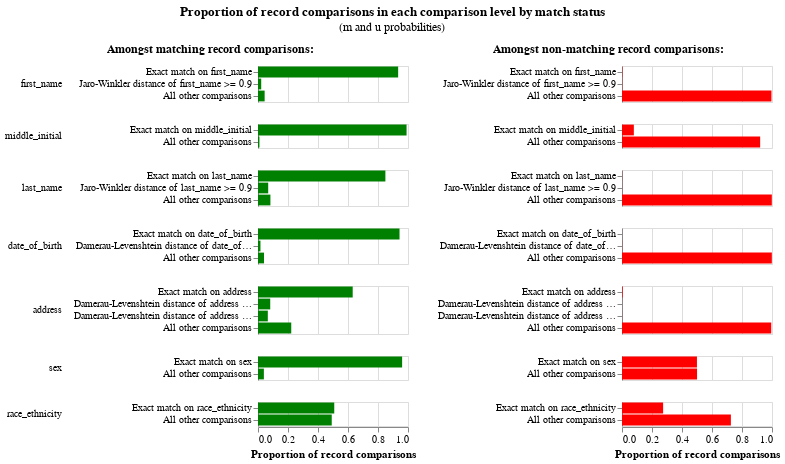

The cell this chart's notebook holds for it:
### Markdown cell above
As well as the match weights, which give us an idea of the overall effect of each comparison level, we can also look at the individual `u` and `m` parameter estimates, which tells us about the prevalence of coincidences and mistakes (for further details/explanation about this see [this article](https://www.robinlinacre.com/maths_of_fellegi_sunter/)). We might want to revise aspects of our model based on the information we ascertain here.

Note however that some of these values are very small, which is why the match weight chart is often more useful for getting a decent picture of things.

### Code cell
linker.visualisations.m_u_parameters_chart()

### Figure 1 — Vega-Lite specification as saved in the notebook (floating-point values rounded to 4 significant figures)
{"config": {"view": {"continuousWidth": 300, "continuousHeight": 300, "discreteHeight": 300, "discreteWidth": 400}, "header": {"title": null}, "title": {"anchor": "middle", "offset": 10}}, "hconcat": [{"mark": "bar", "encoding": {"color": {"value": "green"}, "row": {"field": "comparison_name", "header": {"labelAlign": "left", "labelAnchor": "middle", "labelAngle": 0}, "sort": {"field": "comparison_sort_order"}, "type": "nominal"}, "tooltip": [{"field": "comparison_name", "title": "Comparison name", "type": "nominal"}, {"field": "label_for_charts", "title": "Label", "type": "ordinal"}, {"field": "sql_condition", "title": "SQL condition", "type": "nominal"}, {"field": "m_probability", "format": ".10~g", "title": "M probability", "type": "quantitative"}, {"field": "u_probability", "format": ".10~g", "title": "U probability", "type": "quantitative"}, {"field": "bayes_factor", "format": ",.6f", "title": "Bayes factor = m/u", "type": "quantitative"}, {"field": "log2_bayes_factor", "format": ".4~g", "title": "Match weight = log2(m/u)", "type": "quantitative"}, {"field": "bayes_factor_description", "title": "Match weight description", "type": "nominal"}, {"field": "m_probability_description", "title": "m probability description", "type": "nominal"}, {"field": "u_probability_description", "title": "u probability description", "type": "nominal"}], "x": {"axis": {"title": "Proportion of record comparisons"}, "field": "m_probability", "type": "quantitative"}, "y": {"axis": {"title": null}, "field": "label_for_charts", "sort": {"field": "comparison_vector_value", "order": "descending"}, "type": "nominal"}}, "height": {"step": 12}, "resolve": {"scale": {"y": "independent"}}, "title": {"text": "Amongst matching record comparisons:", "fontSize": 12, "fontWeight": "bold"}, "transform": [{"filter": "(datum.bayes_factor != 'no-op filter due to vega lite issue 4680')"}], "width": 150}, {"mark": "bar", "encoding": {"color": {"value": "red"}, "row": {"field": "comparison_name", "header": {"labels": false}, "sort": {"field": "comparison_sort_order"}, "type": "nominal"}, "tooltip": [{"field": "comparison_name", "title": "Comparison name", "type": "nominal"}, {"field": "label_for_charts", "title": "Label", "type": "ordinal"}, {"field": "sql_condition", "title": "SQL condition", "type": "nominal"}, {"field": "m_probability", "format": ".10~g", "title": "M probability", "type": "quantitative"}, {"field": "u_probability", "format": ".10~g", "title": "U probability", "type": "quantitative"}, {"field": "bayes_factor", "format": ",.6f", "title": "Bayes factor = m/u", "type": "quantitative"}, {"field": "log2_bayes_factor", "format": ".4~g", "title": "Match weight = log2(m/u)", "type": "quantitative"}, {"field": "bayes_factor_description", "title": "Match weight description", "type": "nominal"}, {"field": "m_probability_description", "title": "m probability description", "type": "nominal"}, {"field": "u_probability_description", "title": "u probability description", "type": "nominal"}], "x": {"axis": {"title": "Proportion of record comparisons"}, "field": "u_probability", "type": "quantitative"}, "y": {"axis": {"title": null}, "field": "label_for_charts", "sort": {"field": "comparison_vector_value", "order": "descending"}, "type": "nominal"}}, "height": {"step": 12}, "resolve": {"scale": {"y": "independent"}}, "title": {"text": "Amongst non-matching record comparisons:", "fontSize": 12, "fontWeight": "bold"}, "transform": [{"filter": "(datum.bayes_factor != 'no-op filter2 due to vega lite issue 4680')"}], "width": 150}], "data": {"name": "data-1853e92530d34fac0aad13e1265ce2fb"}, "title": {"text": "Proportion of record comparisons in each comparison level by match status", "subtitle": "(m and u probabilities)"}, "$schema": "https://vega.github.io/schema/vega-lite/v5.9.3.json", "datasets": {"data-1853e92530d34fac0aad13e1265ce2fb": [{"comparison_name": "first_name", "sql_condition": "\"first_name_l\" = \"first_name_r\"", "label_for_charts": "Exact match on first_name", "m_probability": 0.9343, "u_probability": 0.002223, "m_probability_description": "Amongst matching record comparisons, 93.43% of records (i.e. one in 1.07) are in the exact match on first_name comparison level", "u_probability_description": "Amongst non-matching record comparisons, 0.2223% of records (i.e. one in 450) are in the exact match on first_name comparison level", "has_tf_adjustments": true, "tf_adjustment_column": "first_name", "tf_adjustment_weight": 1.0, "is_null_level": false, "bayes_factor": 420.3, "log2_bayes_factor": 8.715, "comparison_vector_value": 2, "max_comparison_vector_value": 2, "bayes_factor_description": "If comparison level is `exact match on first_name` then comparison is 420 times more likely to be a match", "probability_two_random_records_match": 9.774e-05, "comparison_sort_order": 0}, {"comparison_name": "first_name", "sql_condition": "jaro_winkler_similarity(\"first_name_l\", \"first_name_r\") >= 0.9", "label_for_charts": "Jaro-Winkler distance of first_name >= 0.9", "m_probability": 0.02139, "u_probability": 0.001412, "m_probability_description": "Amongst matching record comparisons, 2.139% of records (i.e. one in 46.75) are in the jaro-winkler distance of first_name >= 0.9 comparison level", "u_probability_description": "Amongst non-matching record comparisons, 0.1412% of records (i.e. one in 708) are in the jaro-winkler distance of first_name >= 0.9 comparison level", "has_tf_adjustments": false, "tf_adjustment_column": null, "tf_adjustment_weight": 1.0, "is_null_level": false, "bayes_factor": 15.14, "log2_bayes_factor": 3.921, "comparison_vector_value": 1, "max_comparison_vector_value": 2, "bayes_factor_description": "If comparison level is `jaro-winkler distance of first_name >= 0.9` then comparison is 15.14 times more likely to be a match", "probability_two_random_records_match": 9.774e-05, "comparison_sort_order": 0}, {"comparison_name": "first_name", "sql_condition": "ELSE", "label_for_charts": "All other comparisons", "m_probability": 0.04429, "u_probability": 0.9964, "m_probability_description": "Amongst matching record comparisons, 4.429% of records (i.e. one in 22.58) are in the all other comparisons comparison level", "u_probability_description": "Amongst non-matching record comparisons, 99.64% of records (i.e. one in 1.004) are in the all other comparisons comparison level", "has_tf_adjustments": false, "tf_adjustment_column": null, "tf_adjustment_weight": 1.0, "is_null_level": false, "bayes_factor": 0.04445, "log2_bayes_factor": -4.492, "comparison_vector_value": 0, "max_comparison_vector_value": 2, "bayes_factor_description": "If comparison level is `all other comparisons` then comparison is 22.5 times less likely to be a match", "probability_two_random_records_match": 9.774e-05, "comparison_sort_order": 0}, {"comparison_name": "middle_initial", "sql_condition": "\"middle_initial_l\" = \"middle_initial_r\"", "label_for_charts": "Exact match on middle_initial", "m_probability": 0.9905, "u_probability": 0.07897, "m_probability_description": "Amongst matching record comparisons, 99.05% of records (i.e. one in 1.01) are in the exact match on middle_initial comparison level", "u_probability_description": "Amongst non-matching record comparisons, 7.897% of records (i.e. one in 12.66) are in the exact match on middle_initial comparison level", "has_tf_adjustments": true, "tf_adjustment_column": "middle_initial", "tf_adjustment_weight": 1.0, "is_null_level": false, "bayes_factor": 12.54, "log2_bayes_factor": 3.649, "comparison_vector_value": 1, "max_comparison_vector_value": 1, "bayes_factor_description": "If comparison level is `exact match on middle_initial` then comparison is 12.54 times more likely to be a match", "probability_two_random_records_match": 9.774e-05, "comparison_sort_order": 1}, {"comparison_name": "middle_initial", "sql_condition": "ELSE", "label_for_charts": "All other comparisons", "m_probability": 0.009523, "u_probability": 0.921, "m_probability_description": "Amongst matching record comparisons, 0.9523% of records (i.e. one in 105) are in the all other comparisons comparison level", "u_probability_description": "Amongst non-matching record comparisons, 92.1% of records (i.e. one in 1.086) are in the all other comparisons comparison level", "has_tf_adjustments": false, "tf_adjustment_column": null, "tf_adjustment_weight": 1.0, "is_null_level": false, "bayes_factor": 0.01034, "log2_bayes_factor": -6.596, "comparison_vector_value": 0, "max_comparison_vector_value": 1, "bayes_factor_description": "If comparison level is `all other comparisons` then comparison is 96.72 times less likely to be a match", "probability_two_random_records_match": 9.774e-05, "comparison_sort_order": 1}, {"comparison_name": "last_name", "sql_condition": "\"last_name_l\" = \"last_name_r\"", "label_for_charts": "Exact match on last_name", "m_probability": 0.8493, "u_probability": 0.0007225, "m_probability_description": "Amongst matching record comparisons, 84.93% of records (i.e. one in 1.177) are in the exact match on last_name comparison level", "u_probability_description": "Amongst non-matching record comparisons, 0.07225% of records (i.e. one in 1,384) are in the exact match on last_name comparison level", "has_tf_adjustments": true, "tf_adjustment_column": "last_name", "tf_adjustment_weight": 1.0, "is_null_level": false, "bayes_factor": 1175.0, "log2_bayes_factor": 10.2, "comparison_vector_value": 2, "max_comparison_vector_value": 2, "bayes_factor_description": "If comparison level is `exact match on last_name` then comparison is 1,175 times more likely to be a match", "probability_two_random_records_match": 9.774e-05, "comparison_sort_order": 2}, {"comparison_name": "last_name", "sql_condition": "jaro_winkler_similarity(\"last_name_l\", \"last_name_r\") >= 0.9", "label_for_charts": "Jaro-Winkler distance of last_name >= 0.9", "m_probability": 0.06798, "u_probability": 0.000453, "m_probability_description": "Amongst matching record comparisons, 6.798% of records (i.e. one in 14.71) are in the jaro-winkler distance of last_name >= 0.9 comparison level", "u_probability_description": "Amongst non-matching record comparisons, 0.0453% of records (i.e. one in 2,207) are in the jaro-winkler distance of last_name >= 0.9 comparison level", "has_tf_adjustments": false, "tf_adjustment_column": null, "tf_adjustment_weight": 1.0, "is_null_level": false, "bayes_factor": 150.1, "log2_bayes_factor": 7.229, "comparison_vector_value": 1, "max_comparison_vector_value": 2, "bayes_factor_description": "If comparison level is `jaro-winkler distance of last_name >= 0.9` then comparison is 150 times more likely to be a match", "probability_two_random_records_match": 9.774e-05, "comparison_sort_order": 2}, {"comparison_name": "last_name", "sql_condition": "ELSE", "label_for_charts": "All other comparisons", "m_probability": 0.08275, "u_probability": 0.9988, "m_probability_description": "Amongst matching record comparisons, 8.275% of records (i.e. one in 12.08) are in the all other comparisons comparison level", "u_probability_description": "Amongst non-matching record comparisons, 99.88% of records (i.e. one in 1.001) are in the all other comparisons comparison level", "has_tf_adjustments": false, "tf_adjustment_column": null, "tf_adjustment_weight": 1.0, "is_null_level": false, "bayes_factor": 0.08285, "log2_bayes_factor": -3.593, "comparison_vector_value": 0, "max_comparison_vector_value": 2, "bayes_factor_description": "If comparison level is `all other comparisons` then comparison is 12.07 times less likely to be a match", "probability_two_random_records_match": 9.774e-05, "comparison_sort_order": 2}, {"comparison_name": "date_of_birth", "sql_condition": "\"date_of_birth_l\" = \"date_of_birth_r\"", "label_for_charts": "Exact match on date_of_birth", "m_probability": 0.9435, "u_probability": 0.0001076, "m_probability_description": "Amongst matching record comparisons, 94.35% of records (i.e. one in 1.06) are in the exact match on date_of_birth comparison level", "u_probability_description": "Amongst non-matching record comparisons, 0.01076% of records (i.e. one in 9,292) are in the exact match on date_of_birth comparison level", "has_tf_adjustments": false, "tf_adjustment_column": null, "tf_adjustment_weight": 1.0, "is_null_level": false, "bayes_factor": 8768.0, "log2_bayes_factor": 13.1, "comparison_vector_value": 2, "max_comparison_vector_value": 2, "bayes_factor_description": "If comparison level is `exact match on date_of_birth` then comparison is 8,768 times more likely to be a match", "probability_two_random_records_match": 9.774e-05, "comparison_sort_order": 3}, {"comparison_name": "date_of_birth", "sql_condition": "damerau_levenshtein(\"date_of_birth_l\", \"date_of_birth_r\") <= 1", "label_for_charts": "Damerau-Levenshtein distance of date_of_birth <= 1", "m_probability": 0.01637, "u_probability": 0.0009727, "m_probability_description": "Amongst matching record comparisons, 1.637% of records (i.e. one in 61.09) are in the damerau-levenshtein distance of date_of_birth <= 1 comparison level", "u_probability_description": "Amongst non-matching record comparisons, 0.09727% of records (i.e. one in 1,028) are in the damerau-levenshtein distance of date_of_birth <= 1 comparison level", "has_tf_adjustments": false, "tf_adjustment_column": null, "tf_adjustment_weight": 1.0, "is_null_level": false, "bayes_factor": 16.83, "log2_bayes_factor": 4.073, "comparison_vector_value": 1, "max_comparison_vector_value": 2, "bayes_factor_description": "If comparison level is `damerau-levenshtein distance of date_of_birth <= 1` then comparison is 16.83 times more likely to be a match", "probability_two_random_records_match": 9.774e-05, "comparison_sort_order": 3}, {"comparison_name": "date_of_birth", "sql_condition": "ELSE", "label_for_charts": "All other comparisons", "m_probability": 0.04009, "u_probability": 0.9989, "m_probability_description": "Amongst matching record comparisons, 4.009% of records (i.e. one in 24.94) are in the all other comparisons comparison level", "u_probability_description": "Amongst non-matching record comparisons, 99.89% of records (i.e. one in 1.001) are in the all other comparisons comparison level", "has_tf_adjustments": false, "tf_adjustment_column": null, "tf_adjustment_weight": 1.0, "is_null_level": false, "bayes_factor": 0.04014, "log2_bayes_factor": -4.639, "comparison_vector_value": 0, "max_comparison_vector_value": 2, "bayes_factor_description": "If comparison level is `all other comparisons` then comparison is 24.91 times less likely to be a match", "probability_two_random_records_match": 9.774e-05, "comparison_sort_order": 3}, {"comparison_name": "address", "sql_condition": "\"address_l\" = \"address_r\"", "label_for_charts": "Exact match on address", "m_probability": 0.6314, "u_probability": 0.004215, "m_probability_description": "Amongst matching record comparisons, 63.14% of records (i.e. one in 1.584) are in the exact match on address comparison level", "u_probability_description": "Amongst non-matching record comparisons, 0.4215% of records (i.e. one in 237) are in the exact match on address comparison level", "has_tf_adjustments": true, "tf_adjustment_column": "address", "tf_adjustment_weight": 1.0, "is_null_level": false, "bayes_factor": 149.8, "log2_bayes_factor": 7.227, "comparison_vector_value": 3, "max_comparison_vector_value": 3, "bayes_factor_description": "If comparison level is `exact match on address` then comparison is 150 times more likely to be a match", "probability_two_random_records_match": 9.774e-05, "comparison_sort_order": 4}, {"comparison_name": "address", "sql_condition": "damerau_levenshtein(\"address_l\", \"address_r\") <= 1", "label_for_charts": "Damerau-Levenshtein distance of address <= 1", "m_probability": 0.08158, "u_probability": 0.0003556, "m_probability_description": "Amongst matching record comparisons, 8.158% of records (i.e. one in 12.26) are in the damerau-levenshtein distance of address <= 1 comparison level", "u_probability_description": "Amongst non-matching record comparisons, 0.03556% of records (i.e. one in 2,813) are in the damerau-levenshtein distance of address <= 1 comparison level", "has_tf_adjustments": false, "tf_adjustment_column": null, "tf_adjustment_weight": 1.0, "is_null_level": false, "bayes_factor": 229.4, "log2_bayes_factor": 7.842, "comparison_vector_value": 2, "max_comparison_vector_value": 3, "bayes_factor_description": "If comparison level is `damerau-levenshtein distance of address <= 1` then comparison is 229 times more likely to be a match", "probability_two_random_records_match": 9.774e-05, "comparison_sort_order": 4}, {"comparison_name": "address", "sql_condition": "damerau_levenshtein(\"address_l\", \"address_r\") <= 2", "label_for_charts": "Damerau-Levenshtein distance of address <= 2", "m_probability": 0.06541, "u_probability": 0.0004846, "m_probability_description": "Amongst matching record comparisons, 6.541% of records (i.e. one in 15.29) are in the damerau-levenshtein distance of address <= 2 comparison level", "u_probability_description": "Amongst non-matching record comparisons, 0.04846% of records (i.e. one in 2,063) are in the damerau-levenshtein distance of address <= 2 comparison level", "has_tf_adjustments": false, "tf_adjustment_column": null, "tf_adjustment_weight": 1.0, "is_null_level": false, "bayes_factor": 135.0, "log2_bayes_factor": 7.076, "comparison_vector_value": 1, "max_comparison_vector_value": 3, "bayes_factor_description": "If comparison level is `damerau-levenshtein distance of address <= 2` then comparison is 135 times more likely to be a match", "probability_two_random_records_match": 9.774e-05, "comparison_sort_order": 4}, {"comparison_name": "address", "sql_condition": "ELSE", "label_for_charts": "All other comparisons", "m_probability": 0.2216, "u_probability": 0.9949, "m_probability_description": "Amongst matching record comparisons, 22.16% of records (i.e. one in 4.512) are in the all other comparisons comparison level", "u_probability_description": "Amongst non-matching record comparisons, 99.49% of records (i.e. one in 1.005) are in the all other comparisons comparison level", "has_tf_adjustments": false, "tf_adjustment_column": null, "tf_adjustment_weight": 1.0, "is_null_level": false, "bayes_factor": 0.2228, "log2_bayes_factor": -2.166, "comparison_vector_value": 0, "max_comparison_vector_value": 3, "bayes_factor_description": "If comparison level is `all other comparisons` then comparison is 4.489 times less likely to be a match", "probability_two_random_records_match": 9.774e-05, "comparison_sort_order": 4}, {"comparison_name": "sex", "sql_condition": "\"sex_l\" = \"sex_r\"", "label_for_charts": "Exact match on sex", "m_probability": 0.9608, "u_probability": 0.4997, "m_probability_description": "Amongst matching record comparisons, 96.08% of records (i.e. one in 1.041) are in the exact match on sex comparison level", "u_probability_description": "Amongst non-matching record comparisons, 49.97% of records (i.e. one in 2.001) are in the exact match on sex comparison level", "has_tf_adjustments": false, "tf_adjustment_column": null, "tf_adjustment_weight": 1.0, "is_null_level": false, "bayes_factor": 1.923, "log2_bayes_factor": 0.9432, "comparison_vector_value": 1, "max_comparison_vector_value": 1, "bayes_factor_description": "If comparison level is `exact match on sex` then comparison is 1.923 times more likely to be a match", "probability_two_random_records_match": 9.774e-05, "comparison_sort_order": 5}, {"comparison_name": "sex", "sql_condition": "ELSE", "label_for_charts": "All other comparisons", "m_probability": 0.03917, "u_probability": 0.5003, "m_probability_description": "Amongst matching record comparisons, 3.917% of records (i.e. one in 25.53) are in the all other comparisons comparison level", "u_probability_description": "Amongst non-matching record comparisons, 50.03% of records (i.e. one in 1.999) are in the all other comparisons comparison level", "has_tf_adjustments": false, "tf_adjustment_column": null, "tf_adjustment_weight": 1.0, "is_null_level": false, "bayes_factor": 0.0783, "log2_bayes_factor": -3.675, "comparison_vector_value": 0, "max_comparison_vector_value": 1, "bayes_factor_description": "If comparison level is `all other comparisons` then comparison is 12.77 times less likely to be a match", "probability_two_random_records_match": 9.774e-05, "comparison_sort_order": 5}, {"comparison_name": "race_ethnicity", "sql_condition": "\"race_ethnicity_l\" = \"race_ethnicity_r\"", "label_for_charts": "Exact match on race_ethnicity", "m_probability": 0.5084, "u_probability": 0.2741, "m_probability_description": "Amongst matching record comparisons, 50.84% of records (i.e. one in 1.967) are in the exact match on race_ethnicity comparison level", "u_probability_description": "Amongst non-matching record comparisons, 27.41% of records (i.e. one in 3.648) are in the exact match on race_ethnicity comparison level", "has_tf_adjustments": true, "tf_adjustment_column": "race_ethnicity", "tf_adjustment_weight": 1.0, "is_null_level": false, "bayes_factor": 1.855, "log2_bayes_factor": 0.8912, "comparison_vector_value": 1, "max_comparison_vector_value": 1, "bayes_factor_description": "If comparison level is `exact match on race_ethnicity` then comparison is 1.855 times more likely to be a match", "probability_two_random_records_match": 9.774e-05, "comparison_sort_order": 6}, {"comparison_name": "race_ethnicity", "sql_condition": "ELSE", "label_for_charts": "All other comparisons", "m_probability": 0.4916, "u_probability": 0.7259, "m_probability_description": "Amongst matching record comparisons, 49.16% of records (i.e. one in 2.034) are in the all other comparisons comparison level", "u_probability_description": "Amongst non-matching record comparisons, 72.59% of records (i.e. one in 1.378) are in the all other comparisons comparison level", "has_tf_adjustments": false, "tf_adjustment_column": null, "tf_adjustment_weight": 1.0, "is_null_level": false, "bayes_factor": 0.6773, "log2_bayes_factor": -0.5622, "comparison_vector_value": 0, "max_comparison_vector_value": 1, "bayes_factor_description": "If comparison level is `all other comparisons` then comparison is 1.477 times less likely to be a match", "probability_two_random_records_match": 9.774e-05, "comparison_sort_order": 6}]}}
